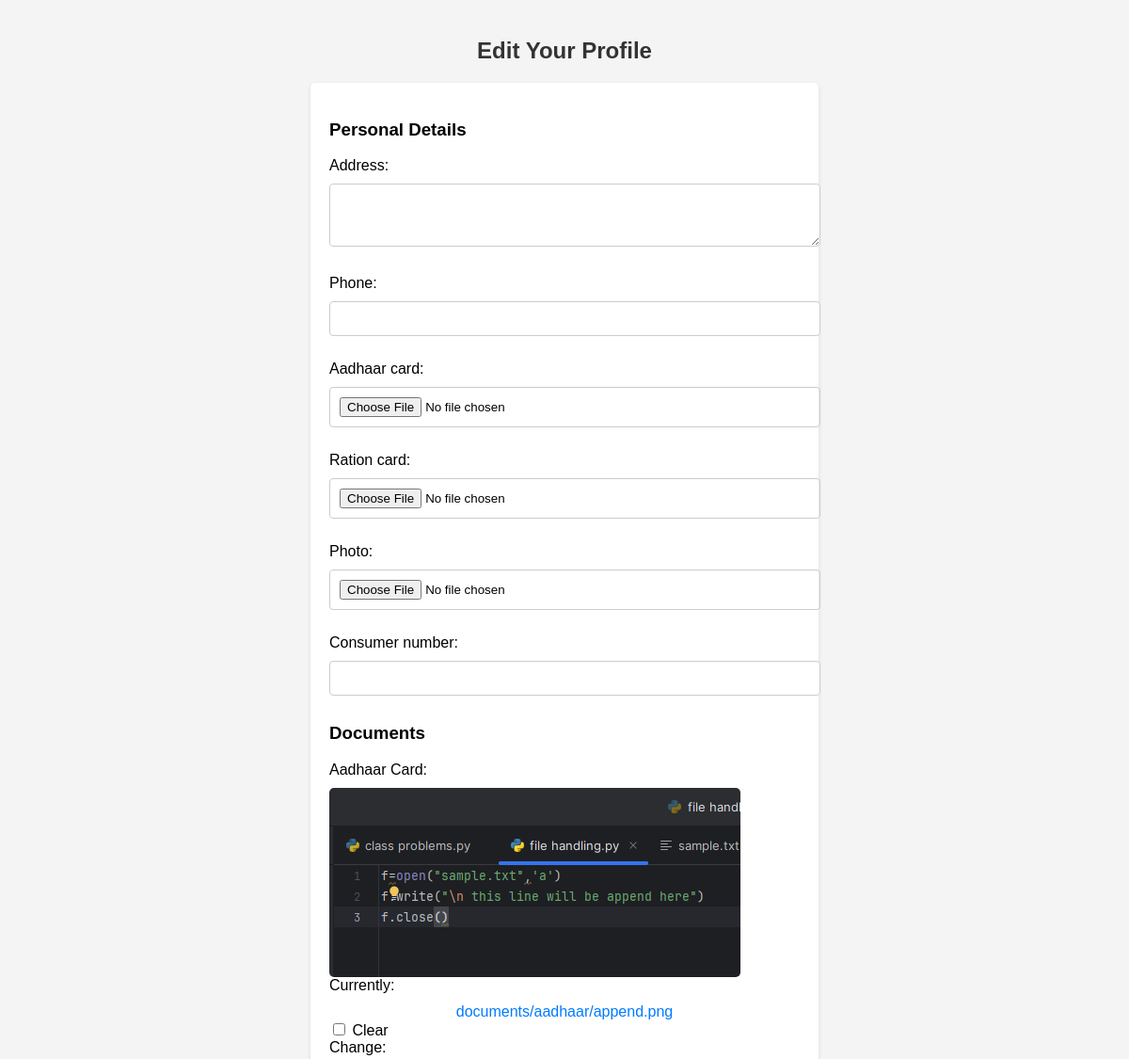
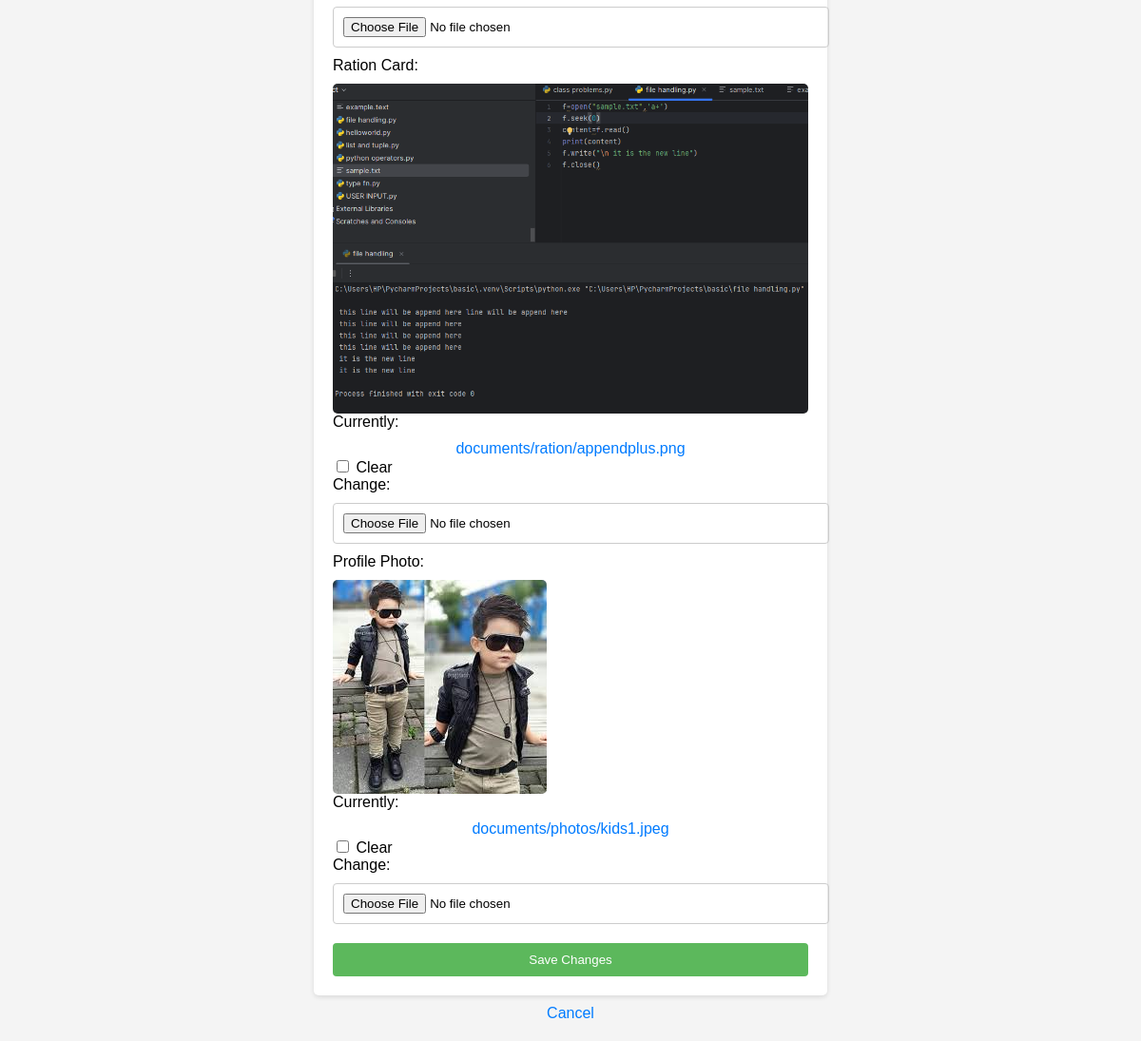
Page /profile/edit/ (signed in) on the earlier database version (2 pictures, top to bottom).
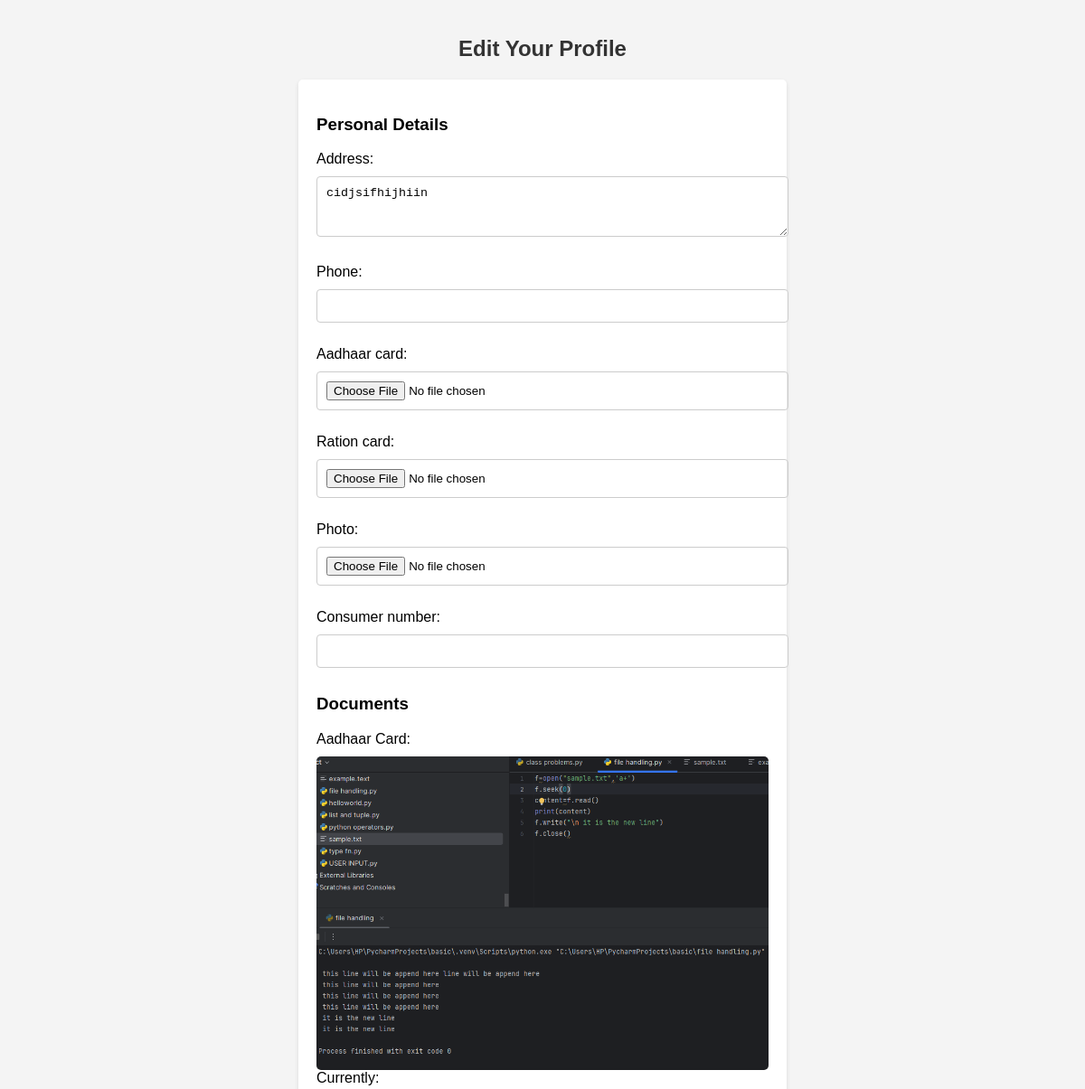
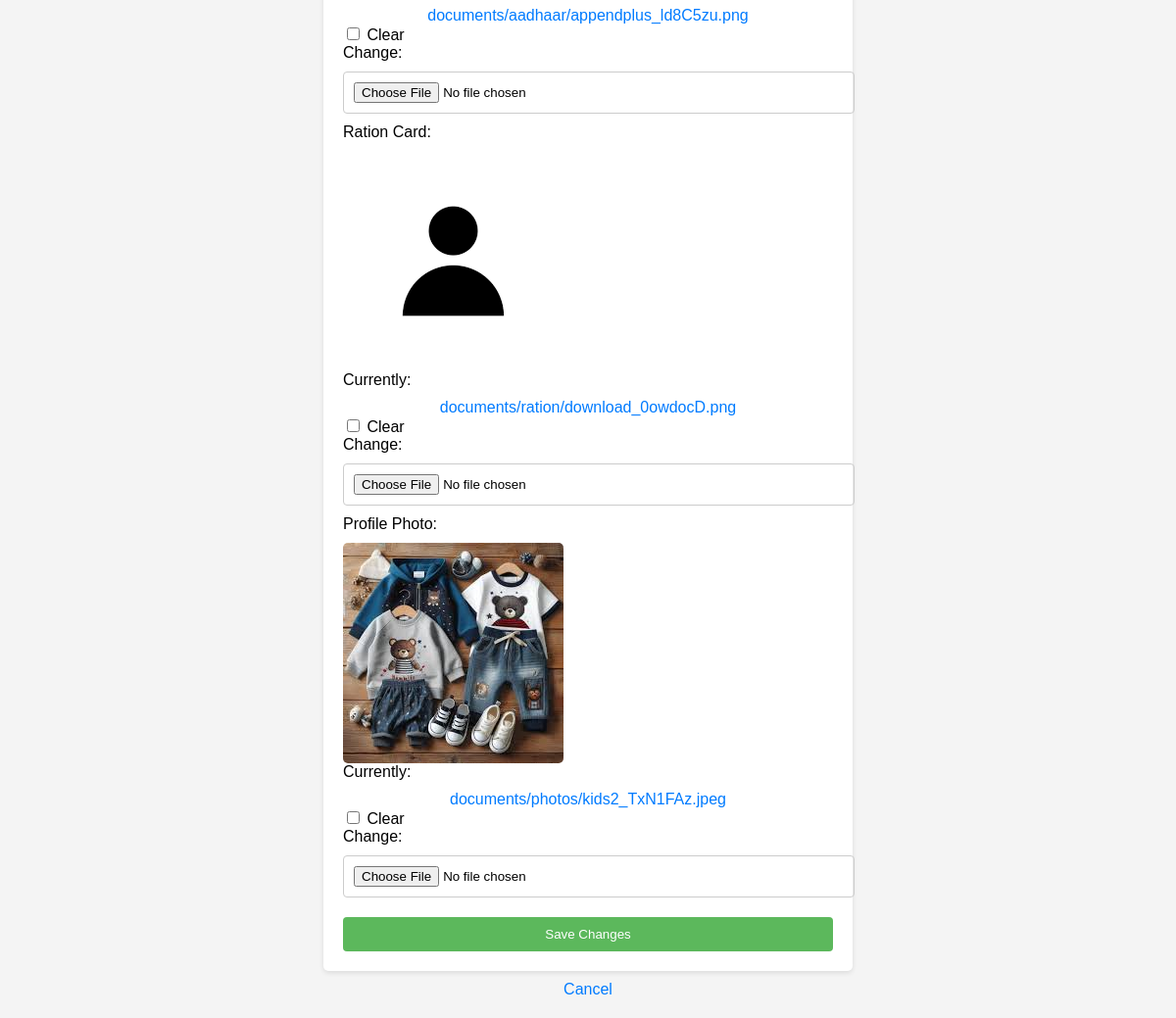
Same page on the later database version (2 pictures, top to bottom).
### booking/models.py (models this page shows, shortened)
class UserProfile(models.Model):
    user = models.OneToOneField(CustomUser, on_delete=models.CASCADE, related_name='profile')
    address = models.TextField(max_length=255, null=True, blank=True)  # Example additional field
    adhar_number = models.IntegerField(unique=True,null=True,blank=True)

class ConnectionRequest(models.Model):
    STATUS_CHOICES = [
        ('pending', 'Pending'),
        ('approved', 'Approved'),
        ('rejected', 'Rejected'),
    ]
    user = models.ForeignKey(CustomUser, on_delete=models.CASCADE)  # The user requesting the connection
    address = models.CharField(max_length=255)  # Address for connection
    phone = models.CharField(max_length=15)  # Contact number
    status = models.CharField(max_length=10, choices=STATUS_CHOICES, default='pending')  # Request status
    consumer_number = models.CharField(max_length=20, blank=True, null=True)  # Automatically generated consumer number
    rejection_reason = models.TextField(null=True, blank=True)  # Reason for rejection if rejected
    requested_at = models.DateTimeField(default=timezone.now)
    aadhaar_card = models.FileField(upload_to='documents/aadhaar/', null=True, blank=True)
    ration_card = models.FileField(upload_to='documents/ration/', null=True, blank=True)
    photo = models.ImageField(upload_to='documents/photos/', null=True, blank=True)

### booking/views.py (the view)
# urls.py: path('profile/edit/', views.edit_profile, name='edit_profile'),
@login_required
def edit_profile(request):
    user_profile, created = UserProfile.objects.get_or_create(user=request.user)
    connection_request = ConnectionRequest.objects.filter(user=request.user).order_by('-requested_at').first()
    if request.method == 'POST':
        form = UserProfileForm(request.POST, request.FILES, instance=user_profile)
        connection_form = ConnectionRequestForm(request.POST, request.FILES, instance=connection_request)
        if form.is_valid() and connection_form.is_valid():
            form.save()
            connection_form.save()
            messages.success(request, "Your profile has been updated.")
            return redirect('profile_view')
        else:
            messages.error(request, "There was an error updating your profile.")
    else:
        form = UserProfileForm(instance=user_profile)
        connection_form = ConnectionRequestForm(instance=connection_request)
    return render(request, 'edit_profile.html', {'form': form, 'connection_form': connection_form})

### booking/forms.py
class UserProfileForm(forms.ModelForm):
    class Meta:
        model = ConnectionRequest
        fields = ['address','phone','aadhaar_card','ration_card','photo','consumer_number']  # Add any fields that you want to be editable.
        widgets = {
            'address': forms.Textarea(attrs={'cols': 40, 'rows': 3}),
        }

class ConnectionRequestForm(forms.ModelForm):
    class Meta:
        model = ConnectionRequest
        fields = ['address', 'phone', 'aadhaar_card', 'ration_card', 'photo']

### booking/templates/edit_profile.html (shortened to what this page needs)
<!DOCTYPE html>
<html lang="en">
<head>
</head>
<body>
    <h2>Edit Your Profile</h2>
    <form method="POST" enctype="multipart/form-data">
        <h3>Personal Details</h3>
        {{ form.as_p }}
        <h3>Documents</h3>
        <label>Aadhaar Card:</label>
        {% if connection_form.instance.aadhaar_card %}
            <img src="{{ connection_form.instance.aadhaar_card.url }}" alt="Aadhaar Card" class="preview-img">
        {% endif %}
        {{ connection_form.aadhaar_card }}
        <label>Ration Card:</label>
        {% if connection_form.instance.ration_card %}
            <img src="{{ connection_form.instance.ration_card.url }}" alt="Ration Card" class="preview-img">
        {% endif %}
        {{ connection_form.ration_card }}
        <label>Profile Photo:</label>
        {% if connection_form.instance.photo %}
            <img src="{{ connection_form.instance.photo.url }}" alt="Profile Photo" class="preview-img">
        {% endif %}
        {{ connection_form.photo }}
        <button type="submit">Save Changes</button>
    </form>
    <a href="{% url 'profile_view' %}">Cancel</a>
</body>
</html>

Differences in the rows shown:
no longer on this page (row unchanged): ConnectionRequest: instance.aadhaar_card (picture), instance.ration_card (picture), instance.photo (picture)
changed UserProfile: address (not shown) → "cidjsifhijhiin"
added ConnectionRequest: instance.aadhaar_card (picture), instance.ration_card (picture), instance.photo (picture)
Other differences:
text no longer shown: "Currently: documents/aadhaar/append.png Clear Change: Currently: documents/ration/appendplus.png Clear Change: Currently: documents/photos/kids1.jpeg Clear Change:"
text now shown: "Currently: documents/aadhaar/appendplus_ld8C5zu.png Clear Change: Currently: documents/ration/download_0owdocD.png Clear Change: Currently: documents/photos/kids2_TxN1FAz.jpeg Clear Change:"
